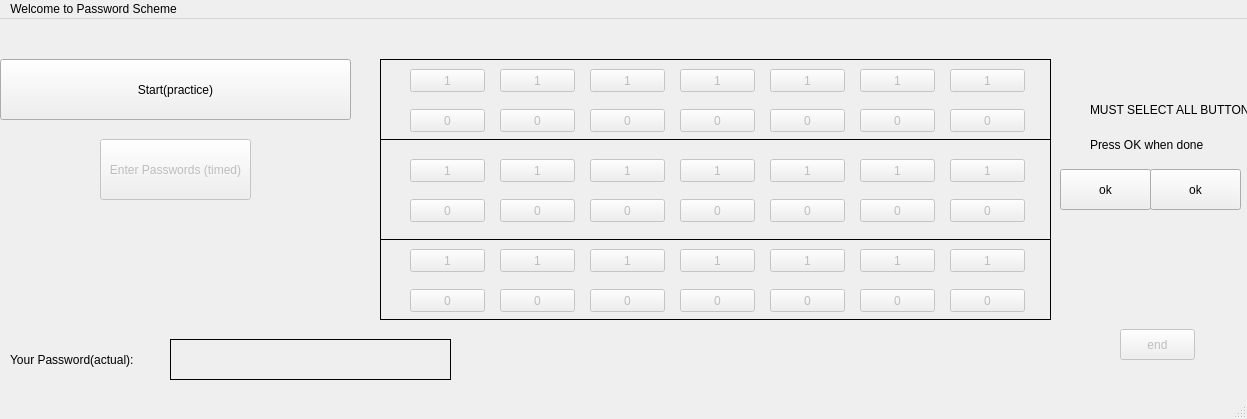
<?xml version="1.0" encoding="UTF-8"?>
<ui version="4.0">
 <class>MainWindow</class>
 <widget class="QMainWindow" name="MainWindow">
  <property name="geometry">
   <rect>
    <x>0</x>
    <y>0</y>
    <width>1247</width>
    <height>419</height>
   </rect>
  </property>
  <property name="windowTitle">
   <string>MainWindow</string>
  </property>
  <widget class="QWidget" name="centralwidget">
   <widget class="QPushButton" name="start">
    <property name="geometry">
     <rect>
      <x>0</x>
      <y>40</y>
      <width>351</width>
      <height>61</height>
     </rect>
    </property>
    <property name="text">
     <string>Start(practice)</string>
    </property>
   </widget>
   <widget class="QPushButton" name="p1">
    <property name="enabled">
     <bool>false</bool>
    </property>
    <property name="geometry">
     <rect>
      <x>410</x>
      <y>50</y>
      <width>75</width>
      <height>23</height>
     </rect>
    </property>
    <property name="text">
     <string>1</string>
    </property>
   </widget>
   <widget class="QPushButton" name="p22">
    <property name="enabled">
     <bool>false</bool>
    </property>
    <property name="geometry">
     <rect>
      <x>410</x>
      <y>90</y>
      <width>75</width>
      <height>23</height>
     </rect>
    </property>
    <property name="text">
     <string>0</string>
    </property>
   </widget>
   <widget class="QPushButton" name="p2">
    <property name="enabled">
     <bool>false</bool>
    </property>
    <property name="geometry">
     <rect>
      <x>500</x>
      <y>50</y>
      <width>75</width>
      <height>23</height>
     </rect>
    </property>
    <property name="text">
     <string>1</string>
    </property>
   </widget>
   <widget class="QPushButton" name="p23">
    <property name="enabled">
     <bool>false</bool>
    </property>
    <property name="geometry">
     <rect>
      <x>500</x>
      <y>90</y>
      <width>75</width>
      <height>23</height>
     </rect>
    </property>
    <property name="text">
     <string>0</string>
    </property>
   </widget>
   <widget class="QPushButton" name="p3">
    <property name="enabled">
     <bool>false</bool>
    </property>
    <property name="geometry">
     <rect>
      <x>590</x>
      <y>50</y>
      <width>75</width>
      <height>23</height>
     </rect>
    </property>
    <property name="text">
     <string>1</string>
    </property>
   </widget>
   <widget class="QPushButton" name="p24">
    <property name="enabled">
     <bool>false</bool>
    </property>
    <property name="geometry">
     <rect>
      <x>590</x>
      <y>90</y>
      <width>75</width>
      <height>23</height>
     </rect>
    </property>
    <property name="text">
     <string>0</string>
    </property>
   </widget>
   <widget class="QPushButton" name="p4">
    <property name="enabled">
     <bool>false</bool>
    </property>
    <property name="geometry">
     <rect>
      <x>680</x>
      <y>50</y>
      <width>75</width>
      <height>23</height>
     </rect>
    </property>
    <property name="text">
     <string>1</string>
    </property>
   </widget>
   <widget class="QPushButton" name="p25">
    <property name="enabled">
     <bool>false</bool>
    </property>
    <property name="geometry">
     <rect>
      <x>680</x>
      <y>90</y>
      <width>75</width>
      <height>23</height>
     </rect>
    </property>
    <property name="text">
     <string>0</string>
    </property>
   </widget>
   <widget class="QPushButton" name="p5">
    <property name="enabled">
     <bool>false</bool>
    </property>
    <property name="geometry">
     <rect>
      <x>770</x>
      <y>50</y>
      <width>75</width>
      <height>23</height>
     </rect>
    </property>
    <property name="text">
     <string>1</string>
    </property>
   </widget>
   <widget class="QPushButton" name="p6">
    <property name="enabled">
     <bool>false</bool>
    </property>
    <property name="geometry">
     <rect>
      <x>860</x>
      <y>50</y>
      <width>75</width>
      <height>23</height>
     </rect>
    </property>
    <property name="text">
     <string>1</string>
    </property>
   </widget>
   <widget class="QPushButton" name="p7">
    <property name="enabled">
     <bool>false</bool>
    </property>
    <property name="geometry">
     <rect>
      <x>950</x>
      <y>50</y>
      <width>75</width>
      <height>23</height>
     </rect>
    </property>
    <property name="text">
     <string>1</string>
    </property>
   </widget>
   <widget class="QPushButton" name="p26">
    <property name="enabled">
     <bool>false</bool>
    </property>
    <property name="geometry">
     <rect>
      <x>770</x>
      <y>90</y>
      <width>75</width>
      <height>23</height>
     </rect>
    </property>
    <property name="text">
     <string>0</string>
    </property>
   </widget>
   <widget class="QPushButton" name="p27">
    <property name="enabled">
     <bool>false</bool>
    </property>
    <property name="geometry">
     <rect>
      <x>860</x>
      <y>90</y>
      <width>75</width>
      <height>23</height>
     </rect>
    </property>
    <property name="text">
     <string>0</string>
    </property>
   </widget>
   <widget class="QPushButton" name="p28">
    <property name="enabled">
     <bool>false</bool>
    </property>
    <property name="geometry">
     <rect>
      <x>950</x>
      <y>90</y>
      <width>75</width>
      <height>23</height>
     </rect>
    </property>
    <property name="text">
     <string>0</string>
    </property>
   </widget>
   <widget class="QPushButton" name="p35">
    <property name="enabled">
     <bool>false</bool>
    </property>
    <property name="geometry">
     <rect>
      <x>950</x>
      <y>180</y>
      <width>75</width>
      <height>23</height>
     </rect>
    </property>
    <property name="text">
     <string>0</string>
    </property>
   </widget>
   <widget class="QPushButton" name="p31">
    <property name="enabled">
     <bool>false</bool>
    </property>
    <property name="geometry">
     <rect>
      <x>590</x>
      <y>180</y>
      <width>75</width>
      <height>23</height>
     </rect>
    </property>
    <property name="text">
     <string>0</string>
    </property>
   </widget>
   <widget class="QPushButton" name="p8">
    <property name="enabled">
     <bool>false</bool>
    </property>
    <property name="geometry">
     <rect>
      <x>410</x>
      <y>140</y>
      <width>75</width>
      <height>23</height>
     </rect>
    </property>
    <property name="text">
     <string>1</string>
    </property>
   </widget>
   <widget class="QPushButton" name="p29">
    <property name="enabled">
     <bool>false</bool>
    </property>
    <property name="geometry">
     <rect>
      <x>410</x>
      <y>180</y>
      <width>75</width>
      <height>23</height>
     </rect>
    </property>
    <property name="text">
     <string>0</string>
    </property>
   </widget>
   <widget class="QPushButton" name="p10">
    <property name="enabled">
     <bool>false</bool>
    </property>
    <property name="geometry">
     <rect>
      <x>590</x>
      <y>140</y>
      <width>75</width>
      <height>23</height>
     </rect>
    </property>
    <property name="text">
     <string>1</string>
    </property>
   </widget>
   <widget class="QPushButton" name="p13">
    <property name="enabled">
     <bool>false</bool>
    </property>
    <property name="geometry">
     <rect>
      <x>860</x>
      <y>140</y>
      <width>75</width>
      <height>23</height>
     </rect>
    </property>
    <property name="text">
     <string>1</string>
    </property>
   </widget>
   <widget class="QPushButton" name="p33">
    <property name="enabled">
     <bool>false</bool>
    </property>
    <property name="geometry">
     <rect>
      <x>770</x>
      <y>180</y>
      <width>75</width>
      <height>23</height>
     </rect>
    </property>
    <property name="text">
     <string>0</string>
    </property>
   </widget>
   <widget class="QPushButton" name="p34">
    <property name="enabled">
     <bool>false</bool>
    </property>
    <property name="geometry">
     <rect>
      <x>860</x>
      <y>180</y>
      <width>75</width>
      <height>23</height>
     </rect>
    </property>
    <property name="text">
     <string>0</string>
    </property>
   </widget>
   <widget class="QPushButton" name="p11">
    <property name="enabled">
     <bool>false</bool>
    </property>
    <property name="geometry">
     <rect>
      <x>680</x>
      <y>140</y>
      <width>75</width>
      <height>23</height>
     </rect>
    </property>
    <property name="text">
     <string>1</string>
    </property>
   </widget>
   <widget class="QPushButton" name="p32">
    <property name="enabled">
     <bool>false</bool>
    </property>
    <property name="geometry">
     <rect>
      <x>680</x>
      <y>180</y>
      <width>75</width>
      <height>23</height>
     </rect>
    </property>
    <property name="text">
     <string>0</string>
    </property>
   </widget>
   <widget class="QPushButton" name="p30">
    <property name="enabled">
     <bool>false</bool>
    </property>
    <property name="geometry">
     <rect>
      <x>500</x>
      <y>180</y>
      <width>75</width>
      <height>23</height>
     </rect>
    </property>
    <property name="text">
     <string>0</string>
    </property>
   </widget>
   <widget class="QPushButton" name="p14">
    <property name="enabled">
     <bool>false</bool>
    </property>
    <property name="geometry">
     <rect>
      <x>950</x>
      <y>140</y>
      <width>75</width>
      <height>23</height>
     </rect>
    </property>
    <property name="text">
     <string>1</string>
    </property>
   </widget>
   <widget class="QPushButton" name="p12">
    <property name="enabled">
     <bool>false</bool>
    </property>
    <property name="geometry">
     <rect>
      <x>770</x>
      <y>140</y>
      <width>75</width>
      <height>23</height>
     </rect>
    </property>
    <property name="text">
     <string>1</string>
    </property>
   </widget>
   <widget class="QPushButton" name="p9">
    <property name="enabled">
     <bool>false</bool>
    </property>
    <property name="geometry">
     <rect>
      <x>500</x>
      <y>140</y>
      <width>75</width>
      <height>23</height>
     </rect>
    </property>
    <property name="text">
     <string>1</string>
    </property>
   </widget>
   <widget class="QPushButton" name="p16">
    <property name="enabled">
     <bool>false</bool>
    </property>
    <property name="geometry">
     <rect>
      <x>500</x>
      <y>230</y>
      <width>75</width>
      <height>23</height>
     </rect>
    </property>
    <property name="text">
     <string>1</string>
    </property>
   </widget>
   <widget class="QPushButton" name="p42">
    <property name="enabled">
     <bool>false</bool>
    </property>
    <property name="geometry">
     <rect>
      <x>950</x>
      <y>270</y>
      <width>75</width>
      <height>23</height>
     </rect>
    </property>
    <property name="text">
     <string>0</string>
    </property>
   </widget>
   <widget class="QPushButton" name="p40">
    <property name="enabled">
     <bool>false</bool>
    </property>
    <property name="geometry">
     <rect>
      <x>770</x>
      <y>270</y>
      <width>75</width>
      <height>23</height>
     </rect>
    </property>
    <property name="text">
     <string>0</string>
    </property>
   </widget>
   <widget class="QPushButton" name="p18">
    <property name="enabled">
     <bool>false</bool>
    </property>
    <property name="geometry">
     <rect>
      <x>680</x>
      <y>230</y>
      <width>75</width>
      <height>23</height>
     </rect>
    </property>
    <property name="text">
     <string>1</string>
    </property>
   </widget>
   <widget class="QPushButton" name="p15">
    <property name="enabled">
     <bool>false</bool>
    </property>
    <property name="geometry">
     <rect>
      <x>410</x>
      <y>230</y>
      <width>75</width>
      <height>23</height>
     </rect>
    </property>
    <property name="text">
     <string>1</string>
    </property>
   </widget>
   <widget class="QPushButton" name="p21">
    <property name="enabled">
     <bool>false</bool>
    </property>
    <property name="geometry">
     <rect>
      <x>950</x>
      <y>230</y>
      <width>75</width>
      <height>23</height>
     </rect>
    </property>
    <property name="text">
     <string>1</string>
    </property>
   </widget>
   <widget class="QPushButton" name="p39">
    <property name="enabled">
     <bool>false</bool>
    </property>
    <property name="geometry">
     <rect>
      <x>680</x>
      <y>270</y>
      <width>75</width>
      <height>23</height>
     </rect>
    </property>
    <property name="text">
     <string>0</string>
    </property>
   </widget>
   <widget class="QPushButton" name="p37">
    <property name="enabled">
     <bool>false</bool>
    </property>
    <property name="geometry">
     <rect>
      <x>500</x>
      <y>270</y>
      <width>75</width>
      <height>23</height>
     </rect>
    </property>
    <property name="text">
     <string>0</string>
    </property>
   </widget>
   <widget class="QPushButton" name="p36">
    <property name="enabled">
     <bool>false</bool>
    </property>
    <property name="geometry">
     <rect>
      <x>410</x>
      <y>270</y>
      <width>75</width>
      <height>23</height>
     </rect>
    </property>
    <property name="text">
     <string>0</string>
    </property>
   </widget>
   <widget class="QPushButton" name="p38">
    <property name="enabled">
     <bool>false</bool>
    </property>
    <property name="geometry">
     <rect>
      <x>590</x>
      <y>270</y>
      <width>75</width>
      <height>23</height>
     </rect>
    </property>
    <property name="text">
     <string>0</string>
    </property>
   </widget>
   <widget class="QPushButton" name="p17">
    <property name="enabled">
     <bool>false</bool>
    </property>
    <property name="geometry">
     <rect>
      <x>590</x>
      <y>230</y>
      <width>75</width>
      <height>23</height>
     </rect>
    </property>
    <property name="text">
     <string>1</string>
    </property>
   </widget>
   <widget class="QPushButton" name="p20">
    <property name="enabled">
     <bool>false</bool>
    </property>
    <property name="geometry">
     <rect>
      <x>860</x>
      <y>230</y>
      <width>75</width>
      <height>23</height>
     </rect>
    </property>
    <property name="text">
     <string>1</string>
    </property>
   </widget>
   <widget class="QPushButton" name="p41">
    <property name="enabled">
     <bool>false</bool>
    </property>
    <property name="geometry">
     <rect>
      <x>860</x>
      <y>270</y>
      <width>75</width>
      <height>23</height>
     </rect>
    </property>
    <property name="text">
     <string>0</string>
    </property>
   </widget>
   <widget class="QPushButton" name="p19">
    <property name="enabled">
     <bool>false</bool>
    </property>
    <property name="geometry">
     <rect>
      <x>770</x>
      <y>230</y>
      <width>75</width>
      <height>23</height>
     </rect>
    </property>
    <property name="text">
     <string>1</string>
    </property>
   </widget>
   <widget class="QPushButton" name="enter">
    <property name="enabled">
     <bool>false</bool>
    </property>
    <property name="geometry">
     <rect>
      <x>100</x>
      <y>120</y>
      <width>151</width>
      <height>61</height>
     </rect>
    </property>
    <property name="text">
     <string>Enter Passwords (timed)</string>
    </property>
   </widget>
   <widget class="QLabel" name="label">
    <property name="geometry">
     <rect>
      <x>380</x>
      <y>40</y>
      <width>671</width>
      <height>81</height>
     </rect>
    </property>
    <property name="frameShape">
     <enum>QFrame::Box</enum>
    </property>
    <property name="text">
     <string/>
    </property>
   </widget>
   <widget class="QLabel" name="label_2">
    <property name="geometry">
     <rect>
      <x>380</x>
      <y>120</y>
      <width>671</width>
      <height>101</height>
     </rect>
    </property>
    <property name="frameShape">
     <enum>QFrame::Box</enum>
    </property>
    <property name="text">
     <string/>
    </property>
   </widget>
   <widget class="QLabel" name="label_3">
    <property name="geometry">
     <rect>
      <x>380</x>
      <y>220</y>
      <width>671</width>
      <height>81</height>
     </rect>
    </property>
    <property name="font">
     <font>
      <pointsize>14</pointsize>
     </font>
    </property>
    <property name="frameShape">
     <enum>QFrame::Box</enum>
    </property>
    <property name="text">
     <string/>
    </property>
   </widget>
   <widget class="QPushButton" name="ok">
    <property name="enabled">
     <bool>true</bool>
    </property>
    <property name="geometry">
     <rect>
      <x>1150</x>
      <y>150</y>
      <width>91</width>
      <height>41</height>
     </rect>
    </property>
    <property name="text">
     <string>ok</string>
    </property>
   </widget>
   <widget class="QLabel" name="lok">
    <property name="enabled">
     <bool>true</bool>
    </property>
    <property name="geometry">
     <rect>
      <x>1090</x>
      <y>110</y>
      <width>151</width>
      <height>31</height>
     </rect>
    </property>
    <property name="text">
     <string>Press OK when done</string>
    </property>
   </widget>
   <widget class="QLabel" name="output">
    <property name="geometry">
     <rect>
      <x>170</x>
      <y>320</y>
      <width>281</width>
      <height>41</height>
     </rect>
    </property>
    <property name="font">
     <font>
      <pointsize>14</pointsize>
     </font>
    </property>
    <property name="frameShape">
     <enum>QFrame::Box</enum>
    </property>
    <property name="text">
     <string/>
    </property>
   </widget>
   <widget class="QLabel" name="plabel">
    <property name="geometry">
     <rect>
      <x>10</x>
      <y>320</y>
      <width>141</width>
      <height>41</height>
     </rect>
    </property>
    <property name="text">
     <string>Your Password(actual):</string>
    </property>
   </widget>
   <widget class="QLabel" name="pls">
    <property name="enabled">
     <bool>true</bool>
    </property>
    <property name="geometry">
     <rect>
      <x>1090</x>
      <y>70</y>
      <width>161</width>
      <height>41</height>
     </rect>
    </property>
    <property name="text">
     <string>MUST SELECT ALL BUTTONS</string>
    </property>
   </widget>
   <widget class="QLabel" name="success">
    <property name="geometry">
     <rect>
      <x>50</x>
      <y>210</y>
      <width>291</width>
      <height>71</height>
     </rect>
    </property>
    <property name="font">
     <font>
      <family>Agency FB</family>
      <pointsize>20</pointsize>
      <weight>75</weight>
      <bold>true</bold>
     </font>
    </property>
    <property name="text">
     <string/>
    </property>
   </widget>
   <widget class="QPushButton" name="next">
    <property name="enabled">
     <bool>false</bool>
    </property>
    <property name="geometry">
     <rect>
      <x>1120</x>
      <y>310</y>
      <width>75</width>
      <height>31</height>
     </rect>
    </property>
    <property name="text">
     <string>end</string>
    </property>
   </widget>
   <widget class="QPushButton" name="pass1">
    <property name="geometry">
     <rect>
      <x>30</x>
      <y>50</y>
      <width>81</width>
      <height>23</height>
     </rect>
    </property>
    <property name="text">
     <string>facebook</string>
    </property>
   </widget>
   <widget class="QPushButton" name="pass2">
    <property name="geometry">
     <rect>
      <x>144</x>
      <y>50</y>
      <width>81</width>
      <height>23</height>
     </rect>
    </property>
    <property name="text">
     <string>instagram</string>
    </property>
   </widget>
   <widget class="QPushButton" name="pass3">
    <property name="geometry">
     <rect>
      <x>254</x>
      <y>50</y>
      <width>81</width>
      <height>23</height>
     </rect>
    </property>
    <property name="text">
     <string>google</string>
    </property>
   </widget>
   <widget class="QLabel" name="info">
    <property name="geometry">
     <rect>
      <x>500</x>
      <y>320</y>
      <width>631</width>
      <height>41</height>
     </rect>
    </property>
    <property name="font">
     <font>
      <family>Mongolian Baiti</family>
      <pointsize>14</pointsize>
     </font>
    </property>
    <property name="text">
     <string/>
    </property>
   </widget>
   <widget class="QPushButton" name="ok2">
    <property name="enabled">
     <bool>true</bool>
    </property>
    <property name="geometry">
     <rect>
      <x>1060</x>
      <y>150</y>
      <width>91</width>
      <height>41</height>
     </rect>
    </property>
    <property name="text">
     <string>ok</string>
    </property>
   </widget>
   <zorder>pass1</zorder>
   <zorder>pass3</zorder>
   <zorder>pass2</zorder>
   <zorder>label</zorder>
   <zorder>label_2</zorder>
   <zorder>label_3</zorder>
   <zorder>start</zorder>
   <zorder>p1</zorder>
   <zorder>p22</zorder>
   <zorder>p2</zorder>
   <zorder>p23</zorder>
   <zorder>p3</zorder>
   <zorder>p24</zorder>
   <zorder>p4</zorder>
   <zorder>p25</zorder>
   <zorder>p5</zorder>
   <zorder>p6</zorder>
   <zorder>p7</zorder>
   <zorder>p26</zorder>
   <zorder>p27</zorder>
   <zorder>p28</zorder>
   <zorder>p35</zorder>
   <zorder>p31</zorder>
   <zorder>p8</zorder>
   <zorder>p29</zorder>
   <zorder>p10</zorder>
   <zorder>p13</zorder>
   <zorder>p33</zorder>
   <zorder>p34</zorder>
   <zorder>p11</zorder>
   <zorder>p32</zorder>
   <zorder>p30</zorder>
   <zorder>p14</zorder>
   <zorder>p12</zorder>
   <zorder>p9</zorder>
   <zorder>p16</zorder>
   <zorder>p42</zorder>
   <zorder>p40</zorder>
   <zorder>p18</zorder>
   <zorder>p15</zorder>
   <zorder>p21</zorder>
   <zorder>p39</zorder>
   <zorder>p37</zorder>
   <zorder>p36</zorder>
   <zorder>p38</zorder>
   <zorder>p17</zorder>
   <zorder>p20</zorder>
   <zorder>p41</zorder>
   <zorder>p19</zorder>
   <zorder>enter</zorder>
   <zorder>ok</zorder>
   <zorder>lok</zorder>
   <zorder>output</zorder>
   <zorder>plabel</zorder>
   <zorder>pls</zorder>
   <zorder>success</zorder>
   <zorder>next</zorder>
   <zorder>info</zorder>
   <zorder>ok2</zorder>
  </widget>
  <widget class="QMenuBar" name="menubar">
   <property name="geometry">
    <rect>
     <x>0</x>
     <y>0</y>
     <width>1247</width>
     <height>22</height>
    </rect>
   </property>
   <widget class="QMenu" name="menuWelcome_to_Password_Scheme">
    <property name="title">
     <string>Welcome to Password Scheme</string>
    </property>
   </widget>
   <addaction name="menuWelcome_to_Password_Scheme"/>
  </widget>
  <widget class="QStatusBar" name="statusbar"/>
 </widget>
 <resources/>
 <connections/>
</ui>
